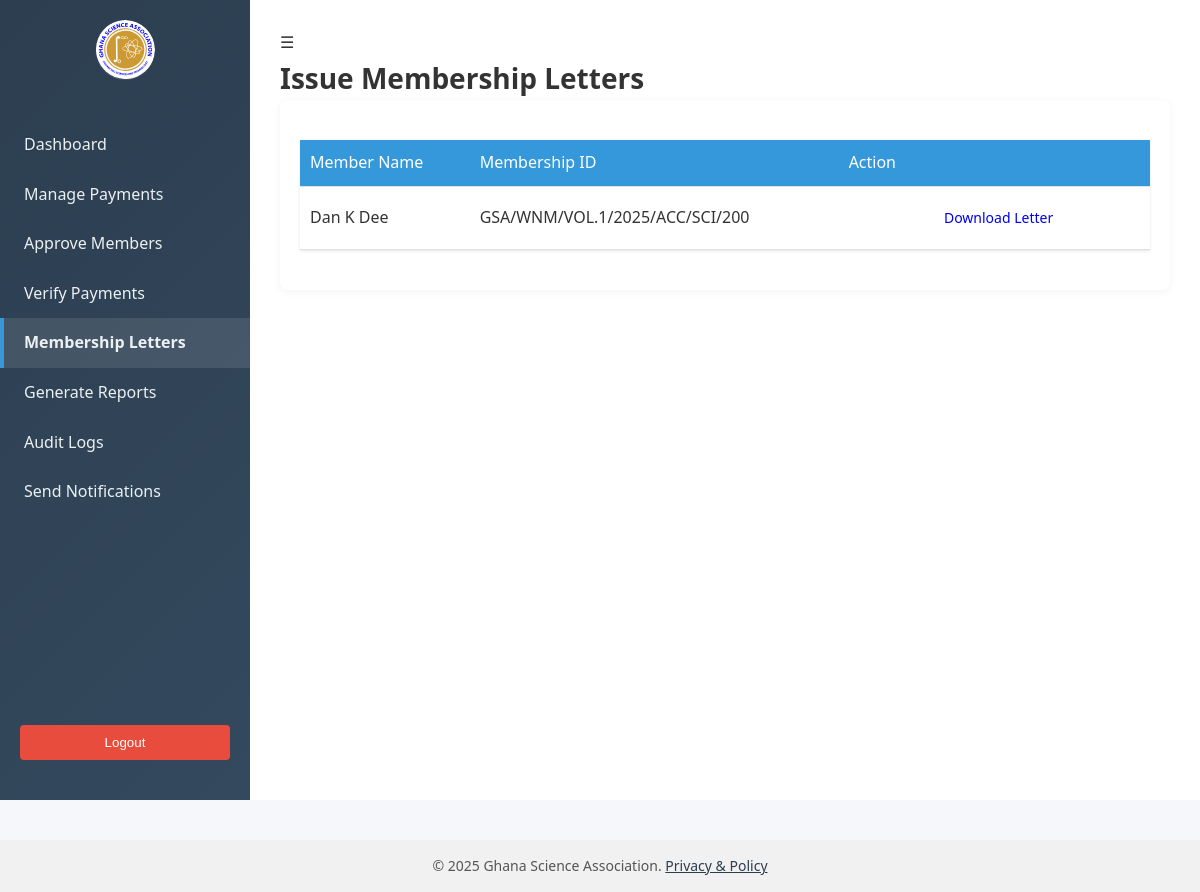
/dashboards/issue_letters.php (signed in), run on an earlier commit of the app's database.
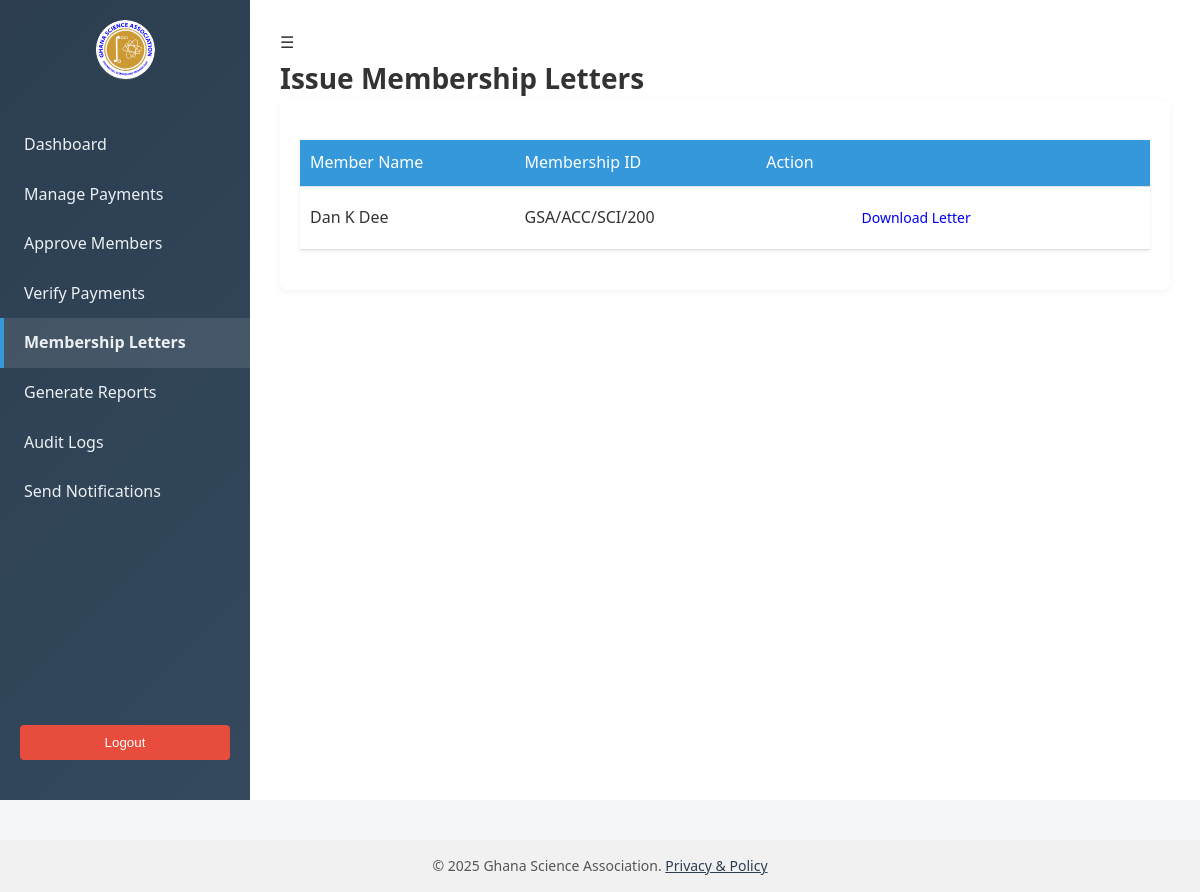
And on a later commit of the database.
### tables this page shows
CREATE TABLE `members` (
  `id` int(11) NOT NULL,
  `member_id` varchar(100) DEFAULT NULL,
  `title` enum('Prof.','Dr.','Rev.','Mr.','Mrs.','Ms.','Miss.') DEFAULT NULL,
  `first_name` varchar(100) DEFAULT NULL,
  `last_name` varchar(100) DEFAULT NULL,
  `other_names` varchar(100) DEFAULT NULL,
  `email` varchar(150) DEFAULT NULL,
  `phone` varchar(20) DEFAULT NULL,
  `dob` date DEFAULT NULL,
  `gender` enum('Male','Female','Other') DEFAULT NULL,
  `national_id` varchar(50) DEFAULT NULL,
  `region` varchar(100) DEFAULT NULL,
  `residential_address` text DEFAULT NULL,
  `postal_address` text DEFAULT NULL,
  `date_registered` datetime DEFAULT current_timestamp(),
  `status` enum('Pending','Approved','Rejected','Inactive') DEFAULT 'Pending',
  `branch_id` varchar(20) DEFAULT NULL,
  `letter_issued` tinyint(1) DEFAULT 0,
  `notes` text DEFAULT NULL
);

### dashboards/issue_letters.php (the view, shortened to what this page needs)
<?php
include '../includes/header.php';
?>
<div class="dashboard">
        <aside class="sidebar">
        <div class="logo"></div>
        <nav>
            <a href="secretariat_dashboard.php">Dashboard</a>
            <a href="manage_payments.php">Manage Payments</a>
            <a href="approve_members.php">Approve Members</a>
            <a href="verify_payments.php">Verify Payments</a>
            <a href="issue_letters.php" class="active">Membership Letters</a>
            <a href="generate_reports.php">Generate Reports</a>
            <a href="view_logs.php">Audit Logs</a>
            <a href="send_notifications.php">Send Notifications</a>
        </nav>
        <form action="../logout.php" method="post" style="width: 100%; display: flex; justify-content: center; margin-top: auto;">
            <button type="submit" class="logout">Logout</button>
        </form>
    </aside>
    <main class="main">
        <header>
            <div class="hamburger" onclick="document.querySelector('.sidebar').classList.toggle('active')">☰</div>
            <h1>Issue Membership Letters</h1>
        </header>
        <div class="table-card">
            <table>
                <thead>
                    <tr>
                        <th>Member Name</th>
                        <th>Membership ID</th>
                        <th>Action</th>
                    </tr>
                </thead>
                <tbody>
                    <?php
                    $query = "SELECT id, member_id, CONCAT(first_name, ' ', other_names, ' ', last_name) AS full_name, letter_issued
                              FROM members
                              WHERE status = 'Approved'
                              ORDER BY date_registered DESC";
                    $result = $conn->query($query);
                    while ($row = $result->fetch_assoc()):
                    ?>
                    <tr>
                        <td><?= htmlspecialchars($row['full_name']) ?></td>
                        <td><?= htmlspecialchars($row['member_id']) ?></td>
                        <td>
                            <?php if (!$row['letter_issued']): ?>
                                <a href="?issue_id=<?= $row['id'] ?>" class="btn" onclick="return confirm('Are you sure you want to issue this letter?');">Issue</a>
                            <?php else: ?>
                                <span class="badge">Issued</span>
                                <a href="generate_letter.php?member_id=<?= $row['id'] ?>" class="btn" target="_blank" style="margin-left: 10px;">Download Letter</a>
                            <?php endif; ?>
                        </td>
                    </tr>
                    <?php endwhile; ?>
                </tbody>
            </table>
        </div>
    </main>
</div>
<?php include '../includes/footer.php'; ?>

What changed in the data, as far as the page shows it:
changed members: member "GSA/WNM/VOL.1/2025/ACC/SCI/200" → "GSA/ACC/SCI/200"
